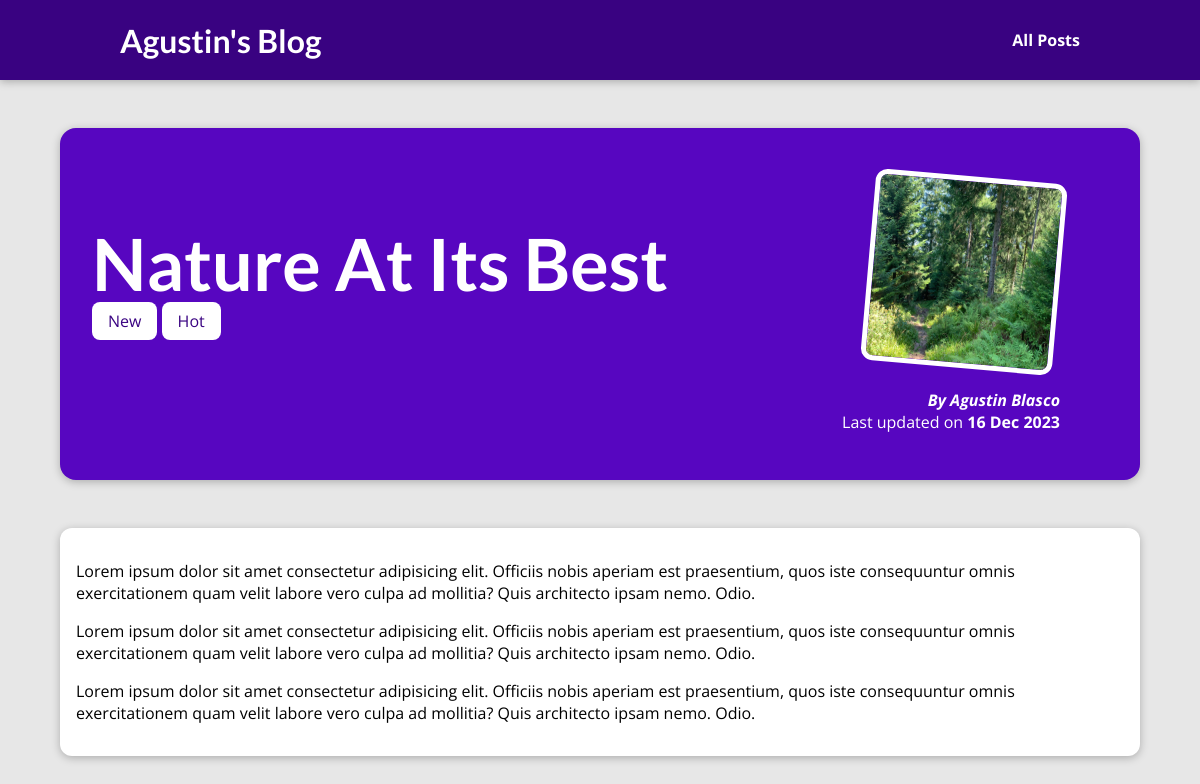
The page /posts/nature-at-its-best on the database its author committed.
### blog/models.py (models this page shows, shortened)
class Post(models.Model):
    title = models.CharField(max_length=150)
    excerpt = models.CharField(max_length=200)
    image_name = models.CharField(max_length=100)
    date = models.DateField(auto_now=True)
    slug = models.SlugField(unique=True, default="", blank=True, null=False, db_index=True)
    content = models.TextField(validators=[
        MinLengthValidator(10)
    ])
    author = models.ForeignKey(Author, on_delete=models.SET_NULL, related_name="posts", null=True)
    tags = models.ManyToManyField(Tag, blank=True) # Many to Many field

class Tag(models.Model):
    caption = models.CharField(max_length=20)

class Author(models.Model):
    first_name = models.CharField(max_length=100)
    last_name = models.CharField(max_length=100)
    email_address = models.EmailField()
    def __str__(self):
        return f"{self.first_name} {self.last_name}"

### blog/views.py (the view)
# urls.py: path("posts/<slug:slug>", views.post_detail, name="post-detail-page"),
def post_detail(request, slug):
    selected_post = get_object_or_404(Post, slug=slug)
    return render(request, "blog/post-detail.html", {
        "post": selected_post,
        "tags": selected_post.tags.all()
    })

### blog/templates/blog/post-detail.html (shortened to what this page needs)
{% extends "base.html" %}
{% load static %}
{% block css_files %}
    <link rel="stylesheet" href="{% static "blog/post-detail.css" %}">
{% endblock %}
{% block content %}
    <section id="summary">
        <h2>
            {{ post.title }}
        </h2>
        <div>
            {% for tag in tags %}
            <span class="tag">{{ tag.caption }}</span>
            {% endfor %}
        </div>
        <article>
            <img src="{% static "blog/images/"|add:post.image_name %}" alt="{{ post.title }}" />
            <address>
                By <a href="mailto:{{ post.author.email_address }}">{{ post.author }}</a>
            </address>
            <div>
                Last updated on <time>{{ post.date|date:"d M Y" }}</time>
            </div>
        </article>
    </section>
    <main>
        {{ post.content|linebreaks }}
    </main>
{% endblock %}

### static/app.css (style rules this page uses)
* { box-sizing: border-box; }
html { font-family: 'Open Sans', 'Lato', sans-serif; }
body { margin: 0; }
h1, h2, h3 { font-family: 'Lato', sans-serif; font-weight: bold; }

### blog/static/blog/post-detail.css (style rules this page uses)
body { background-color: #e7e7e7; }
#summary { margin: 8rem auto 3rem auto; padding: 2rem; width: 90%; max-width: 90rem; border-radius: 16px; background-color: #5706c0; position: relative; box-shadow: 0 2px 8px rgba(0, 0, 0, 0.25); height: 22rem; }
#summary h2 { color: white; font-size: 4.5rem; margin-bottom: 0.25rem; }
#summary article { position: absolute; top: 2rem; right: 3rem; padding: 1rem 2rem; border-radius: 12px; text-align: right; color: white; }
#summary article img { width: 12rem; height: 12rem; border-radius: 12px; transform: rotateZ(5deg); border: 5px solid white; margin-bottom: 1rem; }
#summary address { font-weight: bold; }
#summary a { color: white; text-decoration: none; }
#summary time { font-weight: bold; }
main { width: 90%; max-width: 90rem; margin: 3rem auto; background-color: white; padding: 1rem; border-radius: 12px; box-shadow: 0 2px 8px rgba(0, 0, 0, 0.25); }
.tag { background-color: white; color: #390281; padding: 0.5rem 1rem; border-radius: 8px; }

### rows shown on the page
Post: title "Nature At Its Best", image_name (picture), author "Agustin Blasco", date "16 Dec 2023", content "Lorem ipsum dolor sit amet consectetur adipisicing elit. Officiis nobis aperiam est praesentium, quos iste consequuntur omnis exercitationem quam velit labore vero culpa ad mollitia? Quis architecto ipsam nemo. Odio. Lorem ipsum dolor sit amet consectetur adipisicing elit. Officiis nobis aperiam est praesentium, quos iste consequuntur omnis exercitationem quam velit labore vero culpa ad mollitia? Quis architecto ipsam nemo. Odio. Lorem ipsum dolor sit amet consectetur adipisicing elit. Officiis nobis aperiam est praesentium, quos iste consequuntur omnis exercitationem quam velit labore vero culpa ad mollitia? Quis architecto ipsam nemo. Odio."
Tag: caption "New"
Tag: caption "Hot"
